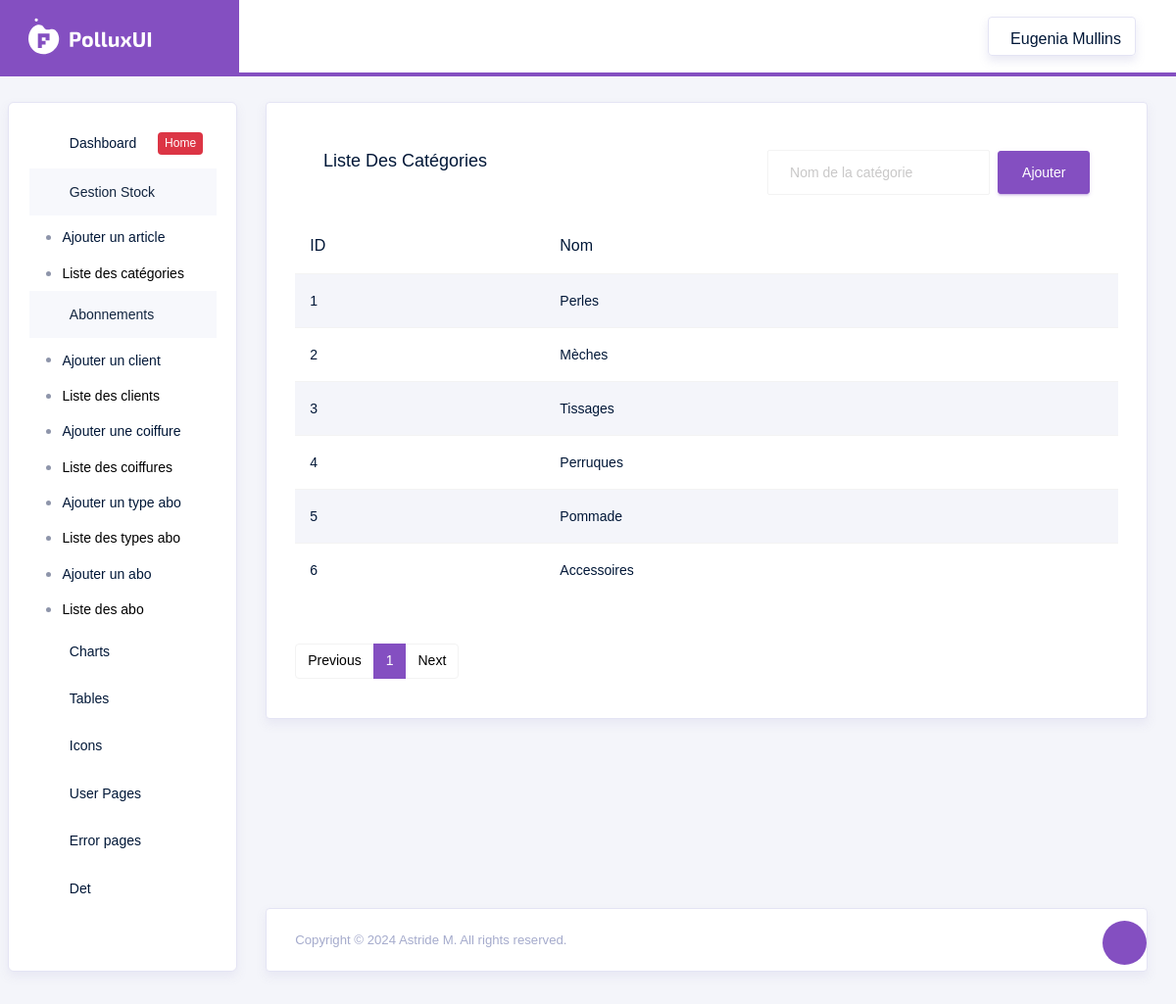
/gestionnaire/Article/Categorie/List, run on the app's committed database.
### src/models.py (models this page shows)
class Categorie(db.Model):
    id = db.Column(db.Integer, primary_key=True, autoincrement=True)
    nom = db.Column(db.String(100), nullable=False)

### src/routes/gestionnaire_routes.py (the view)
@gestionnaire.route('/Article/Categorie/List',methods=['GET', 'POST'])
def ListerCategorie():
    form = AddCategorieForm()
    page = request.args.get('page', 1, type=int)
    categories = Categorie.query.paginate(page=page, per_page=7)
    if form.validate_on_submit():
        categorie = Categorie(nom=form.nom.data)
        db.session.add(categorie)
        db.session.commit()
        return redirect(url_for('gestionnaire.ListerCategorie'))
    return render_template('gestionnaire/ListerCategorie.html', form=form, categories=categories)

### src/forms/ArticleForms.py
class AddCategorieForm(FlaskForm):
    nom = StringField('Nom de la catégorie', validators=[DataRequired()])

### src/templates/gestionnaire/ListerCategorie.html (shortened to what this page needs)
{% extends "layouts/base.html" %}
{% block content %}
<div class="row">
    <div class="col-md-12">
        <div class="card">
            <div class="card-body">
                <div class="card-body d-flex align-items-center">
                    <h4 class="card-title">Liste des catégories</h4>
                    <form class="form-inline ml-auto" method="POST" action="{{ url_for('gestionnaire.ListerCategorie') }}">
                        <div class="form-group mr-2">
                            {{ form.nom(class="form-control", placeholder="Nom de la catégorie", required=True) }}
                        </div>
                        <button type="submit" class="btn btn-primary">Ajouter</button>
                    </form>
                </div>
                <div class="table-responsive mb-5">
                    <table class="table table-hover table-striped">
                        <thead>
                            <tr>
                                <th>ID</th>
                                <th>Nom</th>
                            </tr>
                        </thead>
                        <tbody>
                            {% for categorie in categories %}
                            <tr>
                                <td>{{ categorie.id }}</td>
                                <td>{{ categorie.nom }}</td>
                            </tr>
                            {% endfor %}
                        </tbody>
                    </table>
                </div>
                <nav aria-label="Page navigation example mt-5">
                    <ul class="pagination">
                        {% if categories.has_prev %}
                            <li class="page-item"><a class="page-link" href="{{ url_for('gestionnaire.ListerCategorie', page=categories.prev_num) }}">Previous</a></li>
                        {% else %}
                            <li class="page-item disabled"><span class="page-link">Previous</span></li>
                        {% endif %}
                        {% for page_num in categories.iter_pages() %}
                            {% if page_num %}
                                {% if categories.page == page_num %}
                                    <li class="page-item active" aria-current="page"><span class="page-link">{{ page_num }}</span></li>
                                {% else %}
                                    <li class="page-item"><a class="page-link" href="{{ url_for('gestionnaire.ListerCategorie', page=page_num) }}">{{ page_num }}</a></li>
                                {% endif %}
                            {% else %}
                                <li class="page-item disabled"><span class="page-link">...</span></li>
                            {% endif %}
                        {% endfor %}
                        {% if categories.has_next %}
                            <li class="page-item"><a class="page-link" href="{{ url_for('gestionnaire.ListerCategorie', page=categories.next_num) }}">Next</a></li>
                        {% else %}
                            <li class="page-item disabled"><span class="page-link">Next</span></li>
                        {% endif %}
                    </ul>
                </nav>
            </div>
        </div>
    </div>
</div>
{% endblock %}

### data on the page
Categorie: id "1", nom "Perles"
Categorie: id "2", nom "Mèches"
Categorie: id "3", nom "Tissages"
Categorie: id "4", nom "Perruques"
Categorie: id "5", nom "Pommade"
Categorie: id "6", nom "Accessoires"

### other printed values
{{ page_num }} "1"
